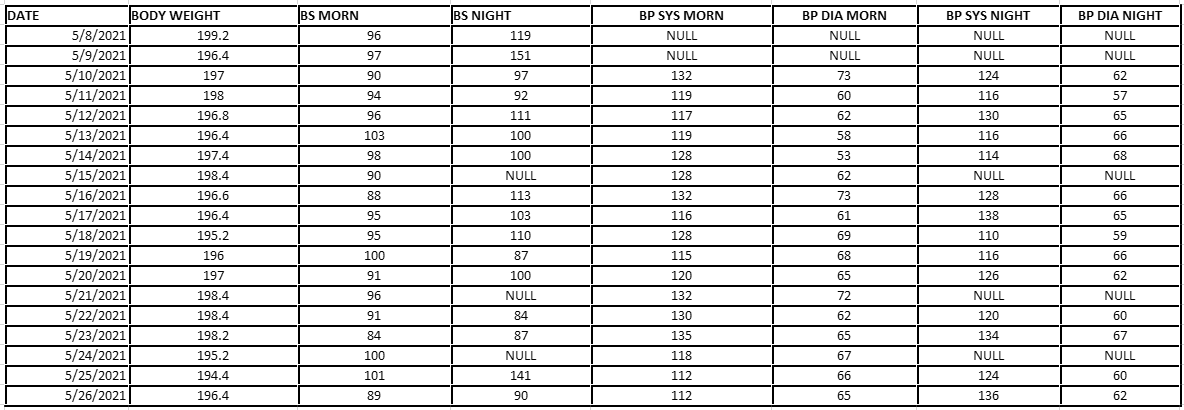
#> input picture data/bitnot.png, 1184 x 410 px
$ python -i Preprocessor.py   (imports and definitions only)
#> lines starting #> are read from the running program, lines starting #| are printed output that depends on the picture; after the words box and inside, x2 and y2 are one past the last pixel; in counts of white or black regions, pixels touching at a corner belong together
"""
Methods for preprocessing the image before OCR can be done

The main purpose of this module is to extract the bounding boxes of the table so the
OCR class can use them to perform OCR on the images
"""
import numpy as np
import cv2


def get_boxes(image):
    """
    Uses the private helper functions to construct the bounding boxes for the image table

    Returns:
        [
            Bitnot image (should have lines excluded mostly, will help with OCR)
            Array of all final bounding boxes [x, y, width, height]
        ]
    """
    invert = _get_inverted(image)
    combined_lines = _combine_lines(
        _get_vertical_lines(image, invert), _get_horizontal_lines(image, invert)
    )
    boxes = _get_bounding_boxes(combined_lines)
    boxes = _sort_bounding_boxes(boxes)
    return (_overlay_lines(image, combined_lines), _get_final_boxes(boxes))


def _get_inverted(image):
    _, inverted_image = cv2.threshold(
        image, 128, 255, cv2.THRESH_BINARY | cv2.THRESH_OTSU
    )
    return 255 - inverted_image


def _get_vertical_lines(image, inverted_image):
    kernel_len = np.array(image).shape[1] // 25
    ver_kernel = cv2.getStructuringElement(cv2.MORPH_RECT, (1, kernel_len))
    vertical_lines = cv2.erode(inverted_image, ver_kernel, iterations=3)
    return cv2.dilate(vertical_lines, ver_kernel, iterations=3)


def _get_horizontal_lines(image, inverted_image):
    kernel_len = np.array(image).shape[1] // 25
    hor_kernel = cv2.getStructuringElement(cv2.MORPH_RECT, (kernel_len, 1))
    horizontal_lines = cv2.erode(inverted_image, hor_kernel, iterations=3)
    return cv2.dilate(horizontal_lines, hor_kernel, iterations=3)


def _combine_lines(vertical_lines, horizontal_lines):
    kernel = cv2.getStructuringElement(cv2.MORPH_RECT, (2, 2))
    combined_lines = cv2.addWeighted(vertical_lines, 0.5, horizontal_lines, 0.5, 0.0)
    combined_lines = cv2.erode(~combined_lines, kernel, iterations=2)
    _, combined_lines = cv2.threshold(
        combined_lines, 128, 255, cv2.THRESH_BINARY | cv2.THRESH_OTSU
    )
    return combined_lines


def _overlay_lines(image, combined_lines):
    bitxor = cv2.bitwise_xor(image, combined_lines)
    return cv2.bitwise_not(bitxor)


def _sort_contours(contours, method="ttb"):
    reverse = False
    i = 0
    if method in ("rtl", "btt"):
        reverse = True
    if method in ("ttb", "ltr"):
        i = 1
    bounding_boxes = [cv2.boundingRect(c) for c in contours]
    contours, _ = zip(
        *sorted(zip(contours, bounding_boxes), key=lambda b: b[1][i], reverse=reverse)
    )
    return contours


def _get_bounding_boxes(combined_lines):
    contours, _ = cv2.findContours(
        combined_lines, cv2.RETR_TREE, cv2.CHAIN_APPROX_SIMPLE
    )
    contours = _sort_contours(contours)
    boxes = []
    for contour in contours:
        x, y, w, h = cv2.boundingRect(contour)
        if w < 1000 and h < 500:
            boxes.append([x, y, w, h])
    return boxes


def _sort_bounding_boxes(boxes):
    rows, col = [], []
    mean_height = np.mean([box[3] for box in boxes])
    for i in boxes:
        if boxes.index(i) == 0:
            col.append(i)
            prev = i
        else:
            if i[1] <= prev[1] + mean_height / 2:
                col.append(i)
                prev = i
                if boxes.index(i) == len(boxes) - 1:
                    rows.append(col)
            else:
                rows.append(col)
                col = []
                prev = i
                col.append(i)
    return rows


def _get_center(rows):
    center = [
        int(rows[0][j][0] + rows[0][j][2] / 2) for j in range(len(rows[0])) if rows[0]
    ]
    center = np.array(center)
    center.sort()
    return center


def _get_shape_cnt(rows):
    col_cnt = 0
    for i in rows:
        temp_col_cnt = len(i)
        if temp_col_cnt > col_cnt:
            col_cnt = temp_col_cnt  # for ragged tables
    return col_cnt


def _get_final_boxes(rows):
    """This handles for ragged tables that may be input"""
    final_boxes = []
    center = _get_center(rows)
    col_cnt = _get_shape_cnt(rows)
    for i in rows:
        lis = []
        for _ in range(col_cnt):
            lis.append([])
        for j in i:
            diff = abs(center - (j[0] + j[2] / 4))
            minimum = min(diff)
            indexing = list(diff).index(minimum)
            lis[indexing].append(j)
        final_boxes.append(lis)
    return final_boxes

>>> import cv2
>>> picture = cv2.imread('../../../data/bitnot.png', cv2.IMREAD_GRAYSCALE)
#> picture is the input picture: shape (410, 1184); min 0, max 255, mean 219.4
>>> result = get_boxes(picture)
#> in _get_inverted, `return 255 - inverted_image`:
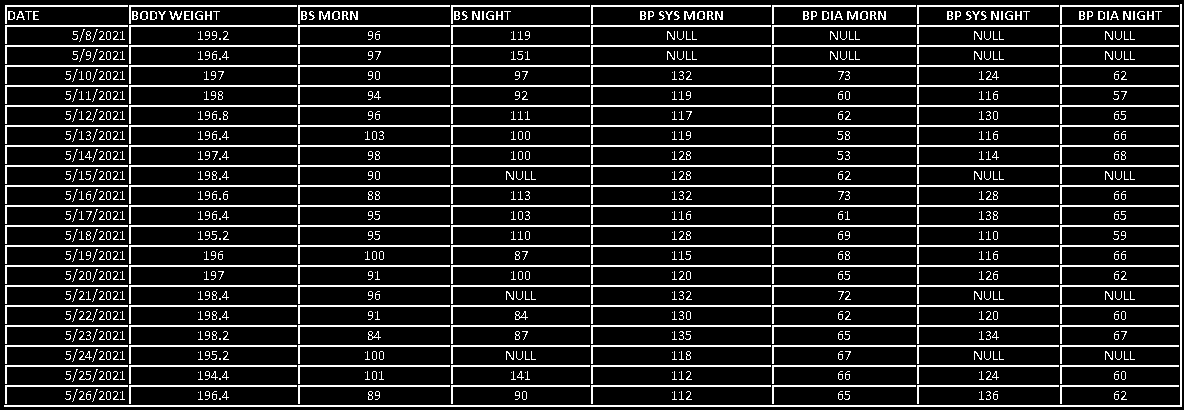
#> returned value: shape (410, 1184); 13.9% white in thin lines or dots
#> in _get_vertical_lines, `return cv2.dilate(vertical_lines, ver_kernel, iterations=3)`:
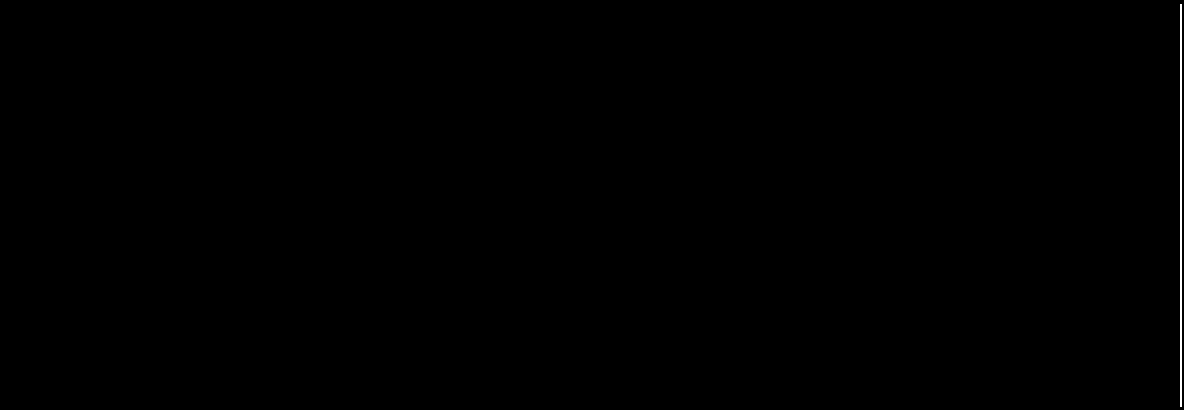
#> returned value: shape (410, 1184); 0.17% white in thin lines or dots, all inside (x1, y1, x2, y2) = (1180, 4, 1182, 407)
#> in _get_horizontal_lines, `kernel_len = np.array(image).shape[1] // 25`: kernel_len = 47
#> in _get_horizontal_lines, `return cv2.dilate(horizontal_lines, hor_kernel, iterations=3)`:
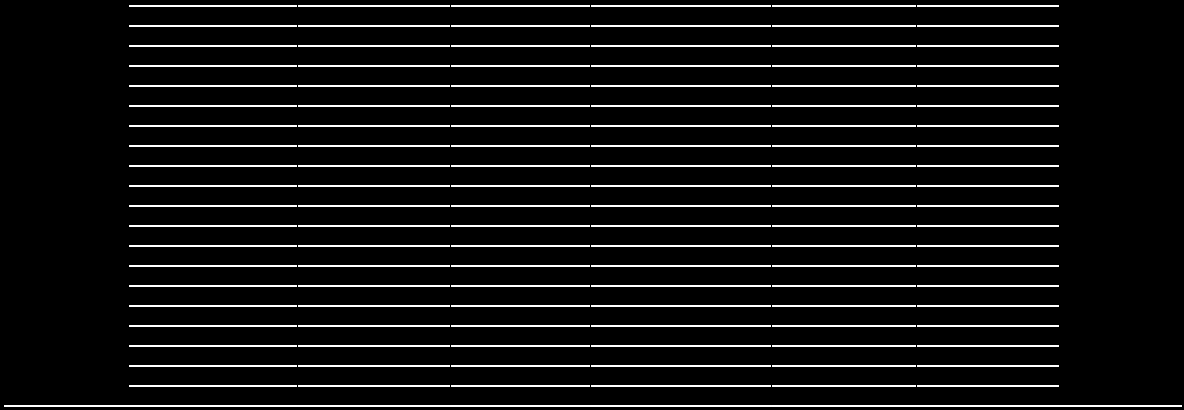
#> returned value: shape (410, 1184); 8.1% white in thin lines or dots
#> in _combine_lines, `kernel = cv2.getStructuringElement(cv2.MORPH_RECT, (2, 2))`: kernel = [[1, 1], [1, 1]]
#> in _combine_lines, `combined_lines = cv2.erode(~combined_lines, kernel, iterations=2)`:
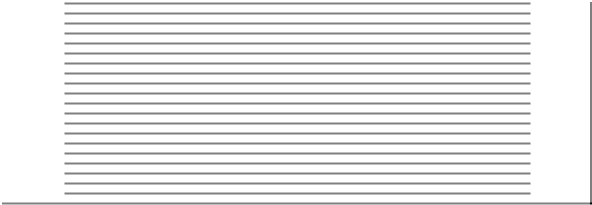
#> combined_lines: shape (410, 1184) (shown at 1/2 size); min 0, max 255, mean 233.7
#> in _combine_lines, `_, combined_lines = cv2.threshold( combined_lines, 128, 255, cv2.THRES..`:
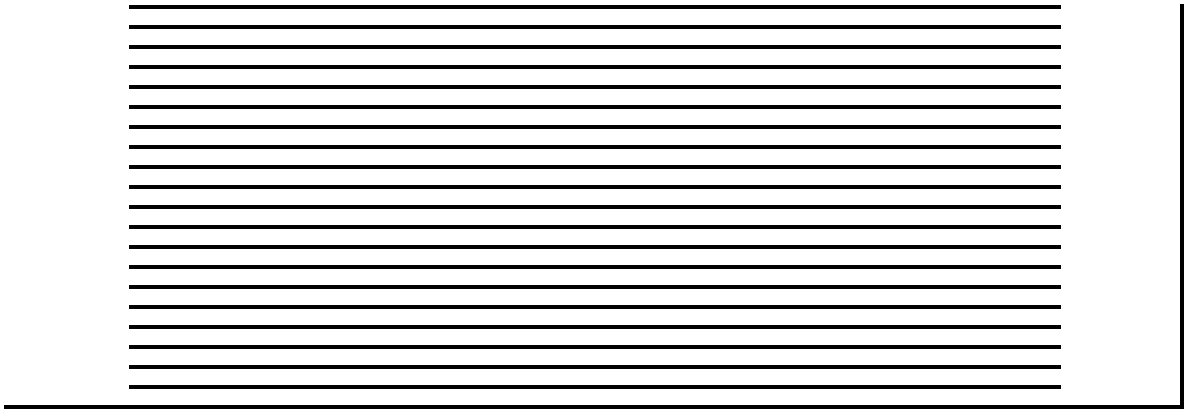
#> combined_lines: shape (410, 1184); 83.3% white; 21 black regions
#> in _get_bounding_boxes, `contours, _ = cv2.findContours( combined_lines, cv2.RETR_TREE, cv2.CHA..`: contours = 21 contours; largest, box (x1, y1, x2, y2) and area: (0, 0, 1184, 410) 476344, (128, 384, 1062, 390) 4663, (128, 364, 1062, 370) 4663, (128, 344, 1062, 350) 4663, (128, 324, 1062, 330) 4663
#> in _sort_contours, `bounding_boxes = [cv2.boundingRect(c) for c in contours]`: bounding_boxes = 21 items, first 6: (0, 0, 1184, 410), (128, 384, 934, 6), (128, 364, 934, 6), (128, 344, 934, 6), (128, 324, 934, 6), (128, 304, 934, 6)
#> in _sort_contours, `contours, _ = zip( *sorted(zip(contours, bounding_boxes), key=lambda b..`: contours = 21 contours; largest, box (x1, y1, x2, y2) and area: (0, 0, 1184, 410) 476344, (128, 4, 1062, 10) 4663, (128, 24, 1062, 30) 4663, (128, 44, 1062, 50) 4663, (128, 64, 1062, 70) 4663
#> the loop in _get_bounding_boxes, `for contour in contours:` made 21 passes
#> (x, y, w, h) on passes 1 to 8: (0, 0, 1184, 410), (128, 4, 934, 6), (128, 24, 934, 6), (128, 44, 934, 6), (128, 64, 934, 6), (128, 84, 934, 6), (128, 104, 934, 6), (128, 124, 934, 6)
#> after the loop in _get_bounding_boxes, `for contour in contours:`: boxes = 20 items, first 6: [128, 4, 934, 6], [128, 24, 934, 6], [128, 44, 934, 6], [128, 64, 934, 6], [128, 84, 934, 6], [128, 104, 934, 6]
#> in _sort_bounding_boxes, `mean_height = np.mean([box[3] for box in boxes])`: mean_height = 6
#> the loop in _sort_bounding_boxes, `for i in boxes:` made 20 passes
#> after the loop in _sort_bounding_boxes, `for i in boxes:`: rows = 19 items
#> in _overlay_lines, `bitxor = cv2.bitwise_xor(image, combined_lines)`:
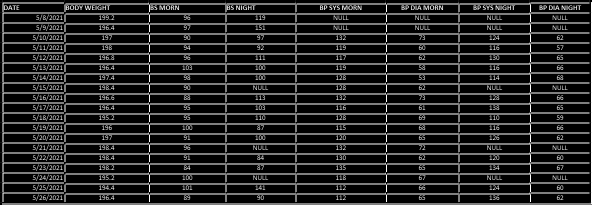
#> bitxor: shape (410, 1184) (shown at 1/2 size); min 0, max 255, mean 35.3
#> in _overlay_lines, `return cv2.bitwise_not(bitxor)`:
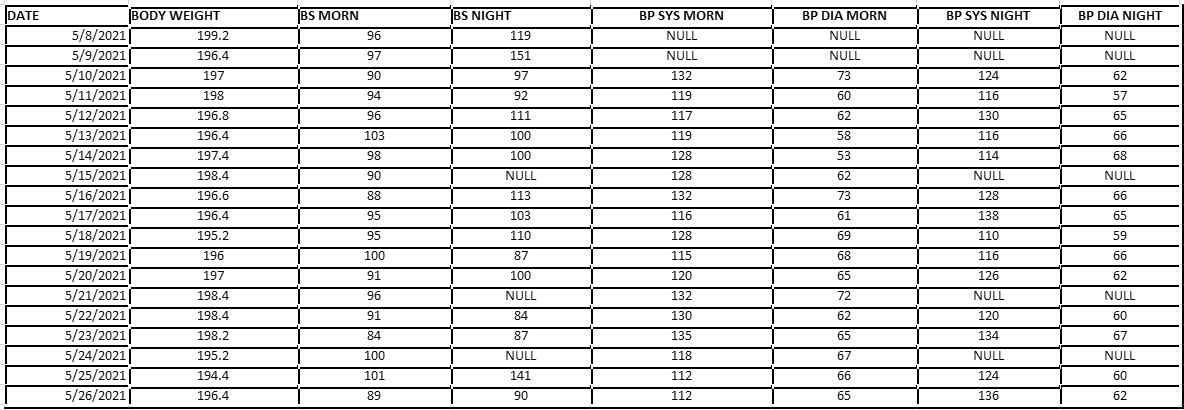
#> returned value: shape (410, 1184); min 0, max 255, mean 219.7
#> in _get_final_boxes, `final_boxes = []`: final_boxes = []
#> in _get_center, `center = [ int(rows[0][j][0] + rows[0][j][2] / 2) for j in range(len(r..`: center = [595]
#> the loop in _get_shape_cnt, `for i in rows:` made 19 passes
#> (i, col_cnt) on pass 1: ([[128, 4, 934, 6]], 1)
#> after the loop in _get_shape_cnt, `for i in rows:`: col_cnt = 1
#> the loop in _get_final_boxes, `for i in rows:` made 19 passes
#> after the loop in _get_final_boxes, `for i in rows:`: final_boxes = 19 items

$ run again, on data/combined.png
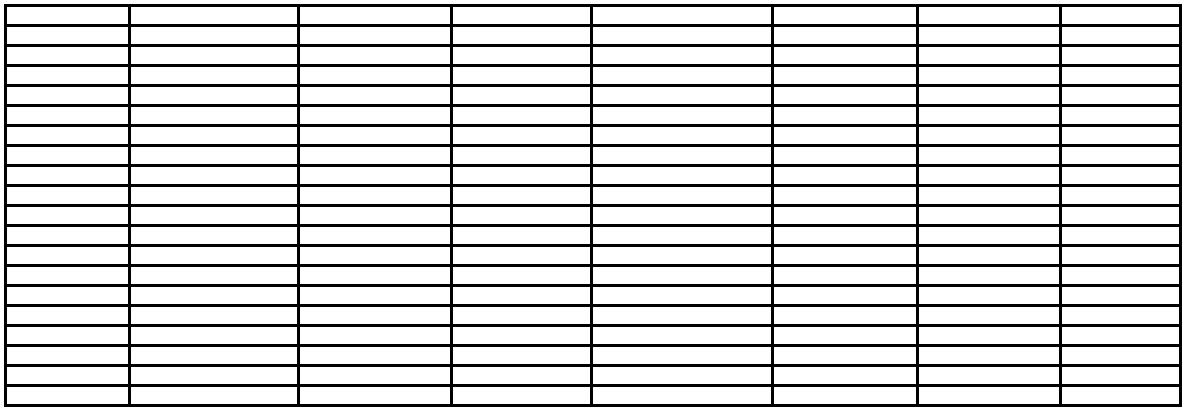
#> input picture data/combined.png, 1184 x 410 px
#> picture: shape (410, 1184); 82.8% white; 1 black region, box (x1, y1, x2, y2) and area: (4, 4, 1182, 407) 83394
#> vertical_lines: shape (410, 1184); 1.5% white; 9 white regions, largest, box (x1, y1, x2, y2) and area: (4, 73, 7, 338) 795, (128, 73, 131, 338) 795, (297, 73, 300, 338) 795
#> in _get_horizontal_lines, `kernel_len = np.array(image).shape[1] // 25`: kernel_len = 47
#> horizontal_lines: shape (410, 1184); 13.5% white; 21 white regions, largest, box (x1, y1, x2, y2) and area: (73, 4, 1113, 7) 3120, (73, 24, 1113, 27) 3120, (73, 44, 1113, 47) 3120
#> in _get_horizontal_lines, `return cv2.dilate(horizontal_lines, hor_kernel, iterations=3)`:
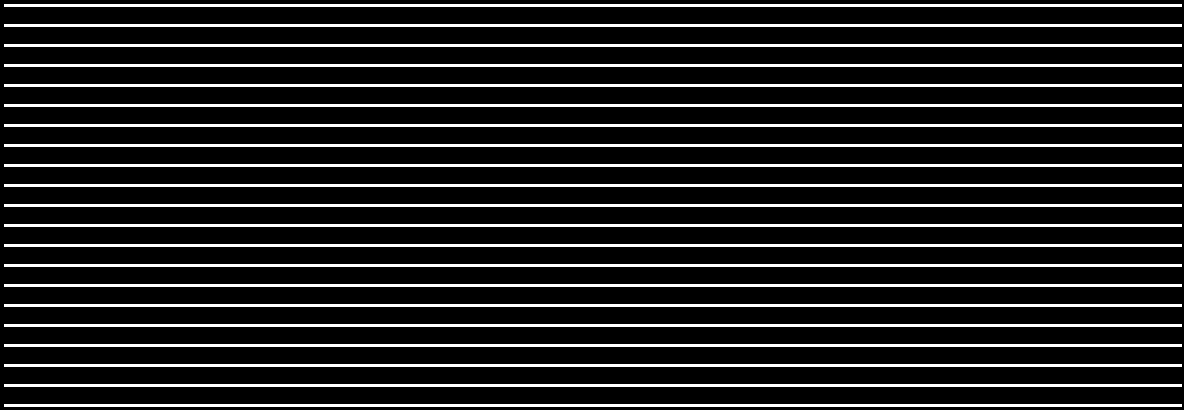
#> returned value: shape (410, 1184); 15.3% white; 21 white regions, largest, box (x1, y1, x2, y2) and area: (4, 4, 1182, 7) 3534, (4, 24, 1182, 27) 3534, (4, 44, 1182, 47) 3534
#> kernel = [[1, 1], [1, 1]]
#> in _get_bounding_boxes, `contours, _ = cv2.findContours( combined_lines, cv2.RETR_TREE, cv2.CHA..`: contours = 161 contours; largest, box (x1, y1, x2, y2) and area: (0, 0, 1184, 410) 4768, (595, 389, 771, 404) 2450, (595, 369, 771, 384) 2450, (595, 349, 771, 364) 2450, (595, 329, 771, 344) 2450
#> bounding_boxes = 161 items, first 6: (1064, 389, 115, 15), (921, 389, 138, 15), (776, 389, 140, 15), (595, 389, 176, 15), (455, 389, 135, 15), (302, 389, 148, 15)
#> in _sort_contours, `contours, _ = zip( *sorted(zip(contours, bounding_boxes), key=lambda b..`: contours = 161 contours; largest, box (x1, y1, x2, y2) and area: (0, 0, 1184, 410) 4768, (595, 9, 771, 24) 2450, (595, 29, 771, 44) 2450, (595, 49, 771, 64) 2450, (595, 69, 771, 84) 2450
#> the loop in _get_bounding_boxes, `for contour in contours:` made 161 passes
#> (contour, x, y, w, h) on passes 2 to 4: ([[1064, 9], [1064, 23], [1178, 23], [1178, 9]], 1064, 9, 115, 15), ([[921, 9], [921, 23], [1058, 23], [1058, 9]], 921, 9, 138, 15), ([[776, 9], [776, 23], [915, 23], [915, 9]], 776, 9, 140, 15)
#> after the loop in _get_bounding_boxes, `for contour in contours:`: boxes = 160 items, first 6: [1064, 9, 115, 15], [921, 9, 138, 15], [776, 9, 140, 15], [595, 9, 176, 15], [455, 9, 135, 15], [302, 9, 148, 15]
#> mean_height = 15
#> the loop in _sort_bounding_boxes, `for i in boxes:` made 160 passes
#> after the loop in _sort_bounding_boxes, `for i in boxes:`: rows = 20 items
#> in _overlay_lines, `bitxor = cv2.bitwise_xor(image, combined_lines)`:
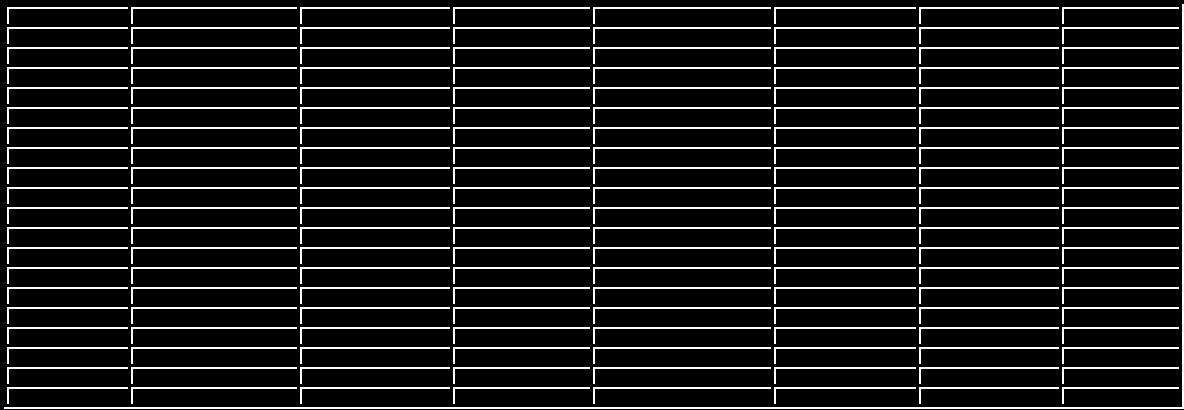
#> bitxor: shape (410, 1184); 11.1% white in thin lines or dots
#> in _get_final_boxes, `final_boxes = []`: final_boxes = []
#> in _get_center, `center = [ int(rows[0][j][0] + rows[0][j][2] / 2) for j in range(len(r..`: center = [1121, 990, 846, 683, 522, 376, 215, 68]
#> in _get_final_boxes, `center = _get_center(rows)`: center = [68, 215, 376, 522, 683, 846, 990, 1121]
#> the loop in _get_shape_cnt, `for i in rows:` made 20 passes
#> col_cnt on pass 1: 8
#> after the loop in _get_shape_cnt, `for i in rows:`: col_cnt = 8
#> the loop in _get_final_boxes, `for i in rows:` made 20 passes
#> after the loop in _get_final_boxes, `for i in rows:`: final_boxes = 20 items
